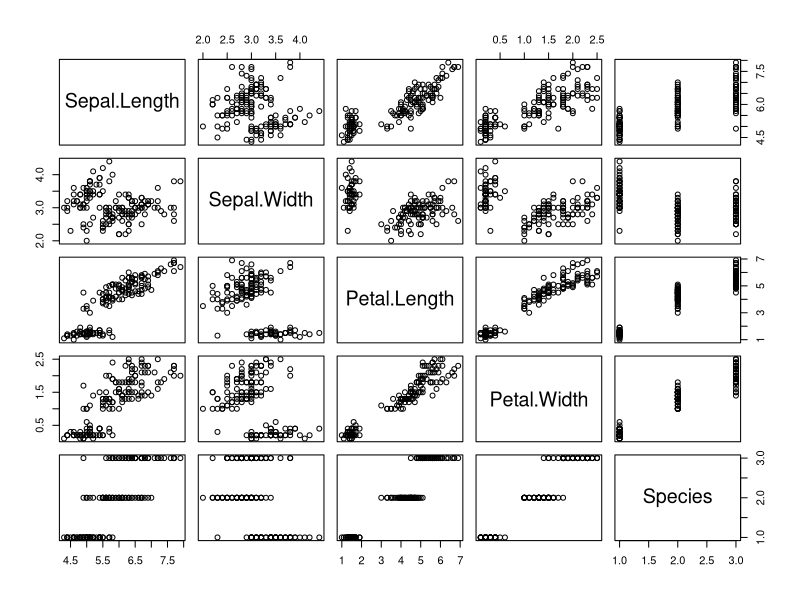
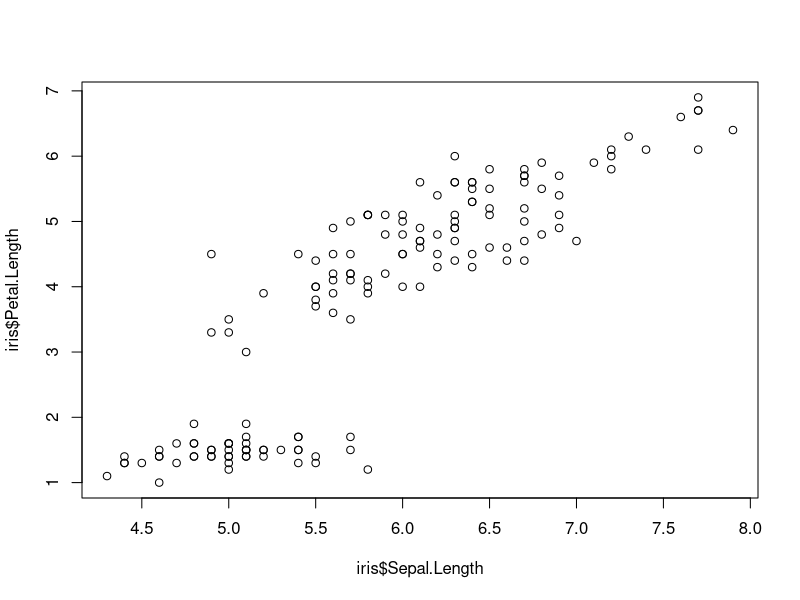
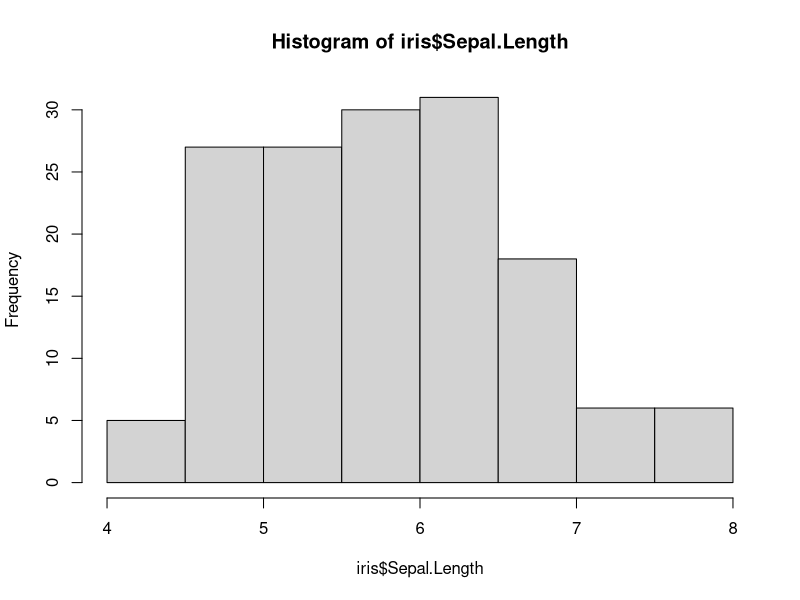
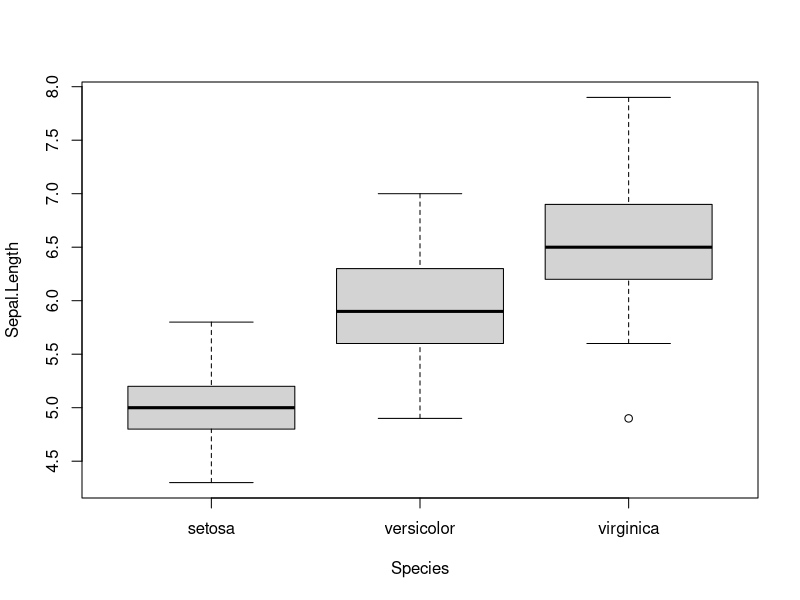
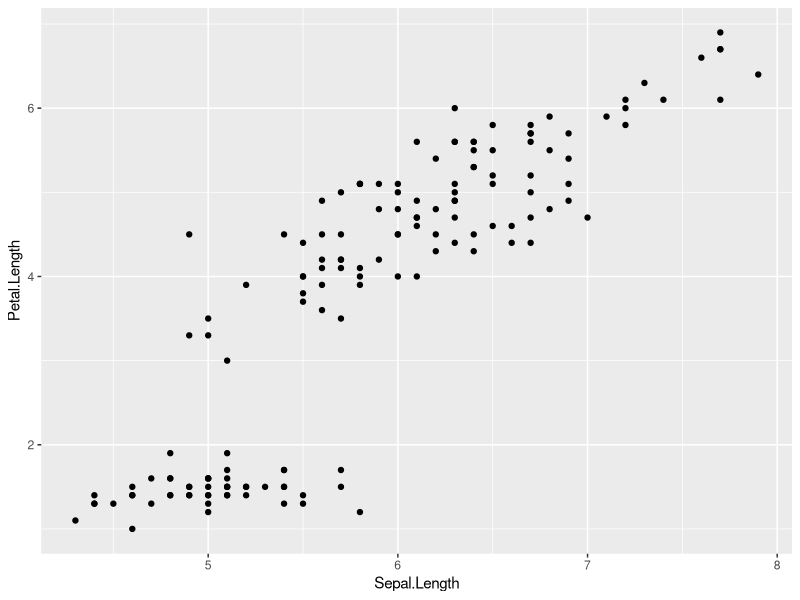
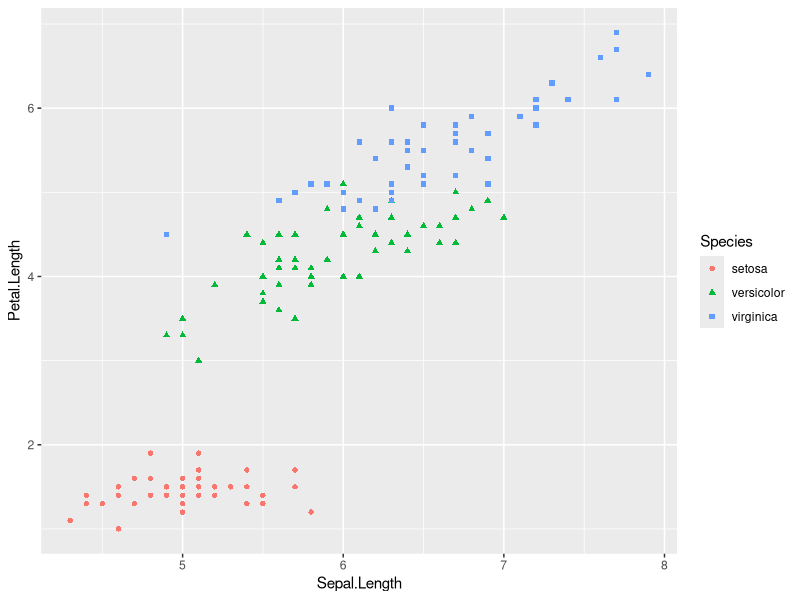
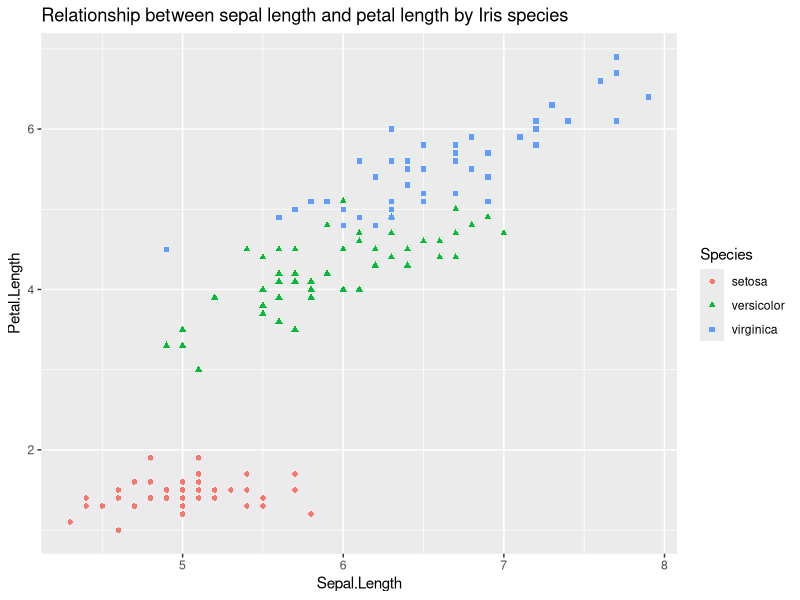

Recreate these plots in R, in order.
## ---- chunk 1
library(dplyr)
library(ggplot2)
## ---- chunk 2
plot(iris)
## ---- chunk 3
plot(x=iris$Sepal.Length, y=iris$Petal.Length)
## ---- chunk 4
hist(iris$Sepal.Length)
## ---- chunk 5
boxplot(Sepal.Length ~ Species, data = iris) 
## ---- chunk 6
ggplot(data = iris, aes(x = Sepal.Length, y = Petal.Length)) + 
  geom_point()
## ---- chunk 7
ggplot(data = iris, aes(x = Sepal.Length, y = Petal.Length)) +
  geom_point(aes(color = Species, shape = Species)) # we can add some aes() to geom_point() to change the colour and shape of our points depending on what species it is
## ---- chunk 8
iris.ggplot1 <- # assigns plot to an object named "iris.ggplot1"
  ggplot(data=iris, aes(x = Sepal.Length, y = Petal.Length)) + # calls the ggplot() function
  geom_point(aes(color=Species, shape=Species)) + # specifies that we want a scatterplot
  ggtitle("Relationship between sepal length and petal length by Iris species") # adds a title to our plot

iris.ggplot1 # calls our saved ggplot object
## ---- chunk 9
iris.virginica <- # assign an object named "iris.virginica"
  filter(iris, Species == "virginica") # takes only the rows for which 'Species' is 'virginica' 
## ---- chunk 10
head(iris) # head() shows the first 6 lines of any data frame
head(iris.virginica) 
## ---- chunk 11
iris.virginica.sepal6 <- # create a new object
  filter(iris, Species == "virginica", Sepal.Length > 6) #keeps virginica species that have sepals longer than 6

head(iris.virginica.sepal6)
## ---- chunk 12
iris.selected <- # create a new object
  select(iris, Sepal.Length, Sepal.Width, Petal.Length) # list the columns you want to select

iris.selected2 <- select(iris, Sepal.Length:Petal.Length) # select all columns from sepal.length to petal.length using colon symbol
## ---- chunk 13
head(iris.selected)
## ---- chunk 14
head(iris.selected2)
## ---- chunk 15
identical(iris.selected, iris.selected2)
## ---- chunk 16
iris.sums <- summarise(iris, mean.Sep.length = mean(Sepal.Length), mean.Pet.length = mean(Petal.Length)) #calculate mean of Sepal.Length and Petal.Length, name the columns for our new means, and store in the object 'iris.sums'

iris.sums 
## ---- chunk 17
iris.sums.species <- # creates a new object
  iris %>%  # takes the iris dataset and pipes into the next function
  group_by(Species) %>% # groups the iris dataset by Species and pipes into the next function
  summarise(mean.Sep.length = mean(Sepal.Length), mean.Pet.length = mean(Petal.Length)) # takes the mean per Species

iris.sums.species
